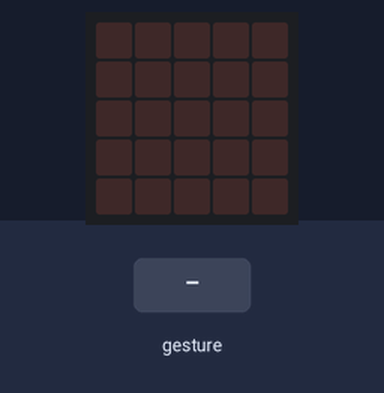
Bench run of a program on a simulated BBC micro:bit (MakeCode). On the bench: the board's 5×5 LED display. The test bench sets the inputs (shaded band). A tilt is held for 1.5 s and a shake lasts 1 s, then the board lies face up again.

Above: at 1.2 s.
1.3 s: gesture 'shake'
At 1.7 s:
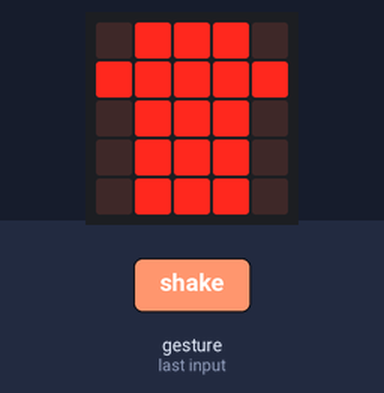
At 2.1 s:
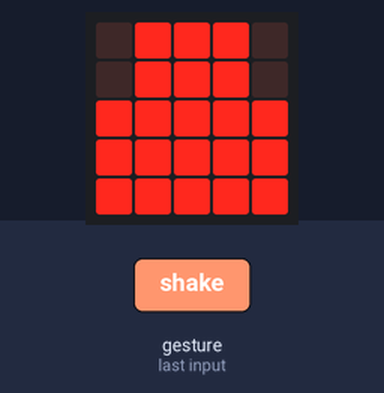
Timing chart, 0 to 4.3 s (numbered marks = the images above; inputs shaded):
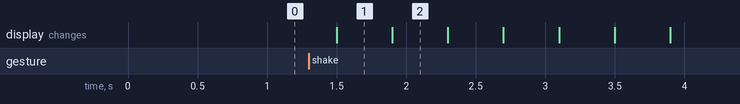

Measured:
- after the input at 1.3 s, the display: changes after 0.20 s (image 1)
- what the display in image 1 shows lasts 0.4 s, from 1.5 s to 1.9 s

The program:

main.ts
```typescript
input.onGesture(Gesture.Shake, function () {
    for (let index = 0; index < 3; index++) {
        basic.showLeds(`
            . # # # .
            # # # # #
            . # # # .
            . # # # .
            . # # # .
            `)
        basic.showLeds(`
            . # # # .
            . # # # .
            # # # # #
            # # # # #
            # # # # #
            `)
    }
    basic.clearScreen()
})
basic.forever(function () {

})
```

test.ts
```typescript
// test ender her, dette bliver ikke kompileret, når denne pakke bruges som en udvidelse.
```
